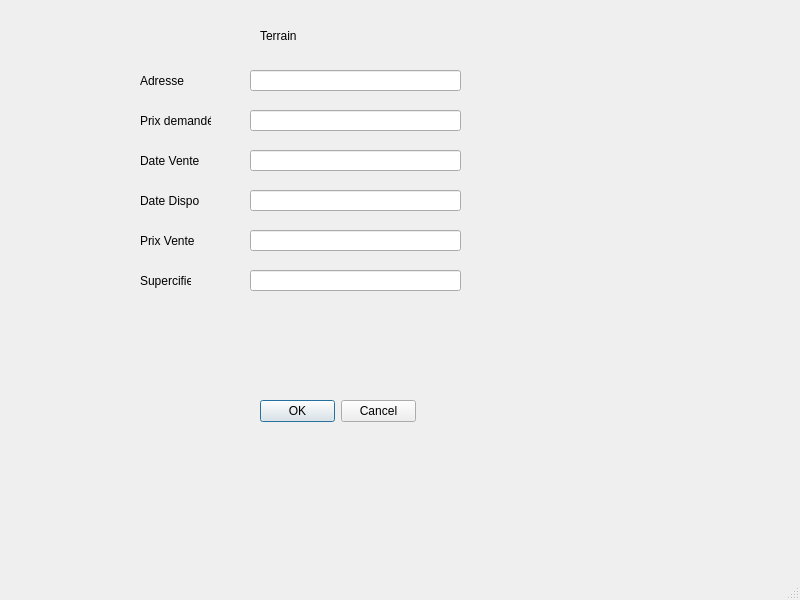
<?xml version="1.0" encoding="UTF-8"?>
<ui version="4.0">
 <class>MainWindow</class>
 <widget class="QMainWindow" name="MainWindow">
  <property name="geometry">
   <rect>
    <x>0</x>
    <y>0</y>
    <width>800</width>
    <height>600</height>
   </rect>
  </property>
  <property name="windowTitle">
   <string>MainWindow</string>
  </property>
  <widget class="QWidget" name="centralwidget">
   <widget class="QLineEdit" name="lineEdit_6">
    <property name="geometry">
     <rect>
      <x>250</x>
      <y>230</y>
      <width>211</width>
      <height>21</height>
     </rect>
    </property>
   </widget>
   <widget class="QLineEdit" name="lineEdit">
    <property name="geometry">
     <rect>
      <x>250</x>
      <y>70</y>
      <width>211</width>
      <height>21</height>
     </rect>
    </property>
   </widget>
   <widget class="QLabel" name="label_5">
    <property name="geometry">
     <rect>
      <x>140</x>
      <y>230</y>
      <width>61</width>
      <height>21</height>
     </rect>
    </property>
    <property name="text">
     <string>Prix Vente</string>
    </property>
   </widget>
   <widget class="QLabel" name="label_4">
    <property name="geometry">
     <rect>
      <x>140</x>
      <y>150</y>
      <width>71</width>
      <height>21</height>
     </rect>
    </property>
    <property name="text">
     <string>Date Vente</string>
    </property>
   </widget>
   <widget class="QLabel" name="label_3">
    <property name="geometry">
     <rect>
      <x>140</x>
      <y>110</y>
      <width>71</width>
      <height>21</height>
     </rect>
    </property>
    <property name="text">
     <string>Prix demandé</string>
    </property>
   </widget>
   <widget class="QLineEdit" name="lineEdit_8">
    <property name="geometry">
     <rect>
      <x>250</x>
      <y>270</y>
      <width>211</width>
      <height>21</height>
     </rect>
    </property>
   </widget>
   <widget class="QLabel" name="label_9">
    <property name="geometry">
     <rect>
      <x>140</x>
      <y>190</y>
      <width>81</width>
      <height>21</height>
     </rect>
    </property>
    <property name="text">
     <string>Date Dispo</string>
    </property>
   </widget>
   <widget class="QLineEdit" name="lineEdit_4">
    <property name="geometry">
     <rect>
      <x>250</x>
      <y>150</y>
      <width>211</width>
      <height>21</height>
     </rect>
    </property>
   </widget>
   <widget class="QLabel" name="label">
    <property name="geometry">
     <rect>
      <x>140</x>
      <y>70</y>
      <width>61</width>
      <height>21</height>
     </rect>
    </property>
    <property name="text">
     <string>Adresse</string>
    </property>
   </widget>
   <widget class="QLabel" name="label_8">
    <property name="geometry">
     <rect>
      <x>140</x>
      <y>270</y>
      <width>51</width>
      <height>21</height>
     </rect>
    </property>
    <property name="text">
     <string>Supercifie</string>
    </property>
   </widget>
   <widget class="QLabel" name="label_7">
    <property name="geometry">
     <rect>
      <x>260</x>
      <y>20</y>
      <width>151</width>
      <height>31</height>
     </rect>
    </property>
    <property name="text">
     <string>Terrain</string>
    </property>
   </widget>
   <widget class="QDialogButtonBox" name="buttonBox">
    <property name="geometry">
     <rect>
      <x>260</x>
      <y>400</y>
      <width>156</width>
      <height>23</height>
     </rect>
    </property>
    <property name="standardButtons">
     <set>QDialogButtonBox::Cancel|QDialogButtonBox::Ok</set>
    </property>
   </widget>
   <widget class="QLineEdit" name="lineEdit_3">
    <property name="geometry">
     <rect>
      <x>250</x>
      <y>110</y>
      <width>211</width>
      <height>21</height>
     </rect>
    </property>
   </widget>
   <widget class="QLineEdit" name="lineEdit_5">
    <property name="geometry">
     <rect>
      <x>250</x>
      <y>190</y>
      <width>211</width>
      <height>21</height>
     </rect>
    </property>
   </widget>
  </widget>
  <widget class="QMenuBar" name="menubar">
   <property name="geometry">
    <rect>
     <x>0</x>
     <y>0</y>
     <width>800</width>
     <height>21</height>
    </rect>
   </property>
  </widget>
  <widget class="QStatusBar" name="statusbar"/>
 </widget>
 <resources/>
 <connections/>
</ui>
